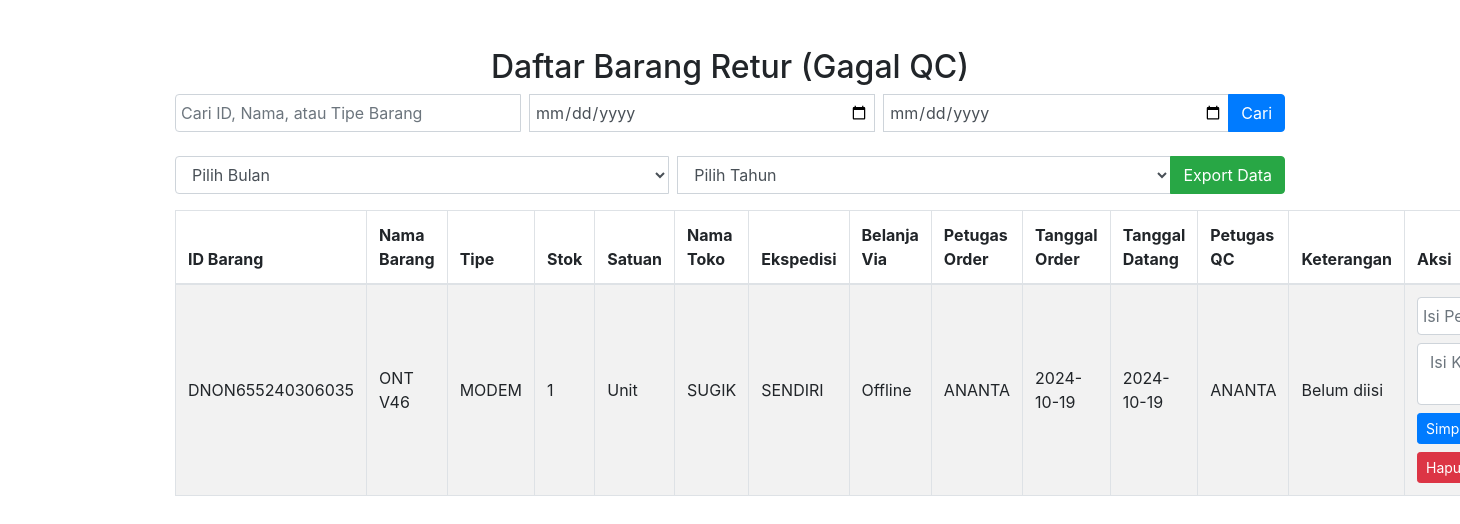
The page /quality_control/qc_retur.php on the database its author committed.
### tables this page shows
CREATE TABLE `items` (
  `id_barang` varchar(50) NOT NULL,
  `nama_barang` varchar(255) DEFAULT NULL,
  `tipe_barang` varchar(255) DEFAULT NULL,
  `stok` int(11) DEFAULT NULL,
  `satuan_barang` varchar(50) DEFAULT NULL,
  `barcode` varchar(50) DEFAULT NULL,
  `nama_toko` varchar(255) DEFAULT NULL,
  `ekspedisi` varchar(255) DEFAULT NULL,
  `belanja_via` varchar(50) DEFAULT NULL,
  `tanggal_order` date DEFAULT NULL,
  `tanggal_datang` date DEFAULT NULL,
  `siapa_order` varchar(255) DEFAULT NULL,
  `petugas_qc` varchar(255) DEFAULT NULL,
  `qc_status` varchar(50) DEFAULT NULL,
  `alasan_undo_qc` varchar(255) DEFAULT NULL,
  `retur_status` varchar(50) DEFAULT NULL,
  `keterangan` text DEFAULT NULL,
  `mac_address` varchar(100) DEFAULT NULL,
  `keterangan_qc` text DEFAULT NULL,
  `petugas_gudang` varchar(255) NOT NULL,
  `tanggal_qc` date DEFAULT NULL,
  `petugas_order` varchar(255) DEFAULT NULL
);

### quality_control/qc_retur.php (the view, shortened to what this page needs)
<?php
require '../belanja/db.php';
$search = "";
$tanggal_mulai = "";
$tanggal_akhir = "";
if (isset($_GET['search']) || isset($_GET['tanggal_mulai']) || isset($_GET['tanggal_akhir'])) {
    $search = $_GET['search'] ?? '';
    $tanggal_mulai = $_GET['tanggal_mulai'] ?? '';
    $tanggal_akhir = $_GET['tanggal_akhir'] ?? '';
    $query = "SELECT * FROM items WHERE qc_status = 'Retur' AND
              (id_barang LIKE ? OR nama_barang LIKE ? OR tipe_barang LIKE ?)";
    if (!empty($tanggal_mulai) && !empty($tanggal_akhir)) {
        $query .= " AND tanggal_order BETWEEN ? AND ?";
        $stmt = $pdo->prepare($query);
        $stmt->execute(['%' . $search . '%', '%' . $search . '%', '%' . $search . '%', $tanggal_mulai, $tanggal_akhir]);
    } else {
        $stmt = $pdo->prepare($query);
        $stmt->execute(['%' . $search . '%', '%' . $search . '%', '%' . $search . '%']);
    }
} else {
    $stmt = $pdo->query("SELECT * FROM items WHERE qc_status = 'Retur'");
}
?>
<!DOCTYPE html>
<html>
<head>
    <link rel="stylesheet" href="https://stackpath.bootstrapcdn.com/bootstrap/4.5.2/css/bootstrap.min.css">
</head>
<body>
<div class="container mt-5">
    <h2 class="text-center">Daftar Barang Retur (Gagal QC)</h2>
    <form class="mb-4" method="GET" action="qc_retur.php">
        <div class="input-group mb-3">
            <input type="text" name="search" class="form-control" placeholder="Cari ID, Nama, atau Tipe Barang" value="<?php echo htmlspecialchars($search); ?>">
            <input type="date" name="tanggal_mulai" class="form-control ml-2" placeholder="Tanggal Mulai" value="<?php echo htmlspecialchars($tanggal_mulai); ?>">
            <input type="date" name="tanggal_akhir" class="form-control ml-2" placeholder="Tanggal Akhir" value="<?php echo htmlspecialchars($tanggal_akhir); ?>">
            <div class="input-group-append">
                <button class="btn btn-primary" type="submit">Cari</button>
            </div>
        </div>
    </form>
    <form method="GET" action="export_qc_retur.php">
        <div class="input-group mb-3">
            <select name="bulan" class="form-control">
                <option value="">Pilih Bulan</option>
            </select>
            <select name="tahun" class="form-control ml-2">
                <option value="">Pilih Tahun</option>
            </select>
            <div class="input-group-append">
                <button class="btn btn-success" type="submit">Export Data</button>
            </div>
        </div>
    </form>
    <table class="table table-bordered table-striped">
        <thead>
            <tr>
                <th>ID Barang</th>
                <th>Nama Barang</th>
                <th>Tipe</th>
                <th>Stok</th>
                <th>Satuan</th>
                <th>Nama Toko</th>
                <th>Ekspedisi</th>
                <th>Belanja Via</th>
                <th>Petugas Order</th>
                <th>Tanggal Order</th>
                <th>Tanggal Datang</th>
                <th>Petugas QC</th>
                <th>Keterangan</th>
                <th>Aksi</th>
            </tr>
        </thead>
        <tbody>
            <?php while ($row = $stmt->fetch(PDO::FETCH_ASSOC)) { ?>
                <tr>
                    <td><?php echo htmlspecialchars($row['id_barang']); ?></td>
                    <td><?php echo htmlspecialchars($row['nama_barang']); ?></td>
                    <td><?php echo htmlspecialchars($row['tipe_barang']); ?></td>
                    <td><?php echo htmlspecialchars($row['stok']); ?></td>
                    <td><?php echo htmlspecialchars($row['satuan_barang']); ?></td>
                    <td><?php echo htmlspecialchars($row['nama_toko']); ?></td>
                    <td><?php echo htmlspecialchars($row['ekspedisi']); ?></td>
                    <td><?php echo htmlspecialchars($row['belanja_via']); ?></td>
                    <td><?php echo htmlspecialchars($row['siapa_order']); ?></td>
                    <td><?php echo htmlspecialchars($row['tanggal_order']); ?></td>
                    <td><?php echo htmlspecialchars($row['tanggal_datang']); ?></td>
                    <td><?php echo htmlspecialchars($row['petugas_qc'] ?? 'Belum diisi'); ?></td>
                    <td><?php echo htmlspecialchars($row['keterangan_qc'] ?? 'Belum diisi'); ?></td>
                    <td>
                        <form action="update_qc_retur.php" method="POST">
                            <input type="text" name="petugas_qc" placeholder="Isi Petugas QC" class="form-control mb-2">
                            <textarea name="keterangan_qc" placeholder="Isi Keterangan" class="form-control mb-2"></textarea>
                            <button type="submit" class="btn btn-primary btn-sm">Simpan</button>
                        </form>
                        <form action="hapus_qc_retur.php" method="POST" class="mt-2">
                            <button type="submit" class="btn btn-danger btn-sm">Hapus</button>
                        </form>
                    </td>
                </tr>
            <?php } ?>
        </tbody>
    </table>
</div>
</body>
</html>

### quality_control/qc_retur.php (style rules this page uses)
input[type="text"], input[type="date"], textarea { width: 150px; padding: 5px; }
textarea { height: 80px; }
.table td, .table th { vertical-align: middle; }

### rows shown on the page
items: id_barang "DNON655240306035", nama_barang "ONT V46", tipe_barang "MODEM", stok "1", satuan_barang "Unit", nama_toko "SUGIK", ekspedisi "SENDIRI", belanja_via "Offline", siapa_order "ANANTA", tanggal_order "2024-10-19", tanggal_datang "2024-10-19", petugas_qc "ANANTA", keterangan_qc "Belum diisi"
